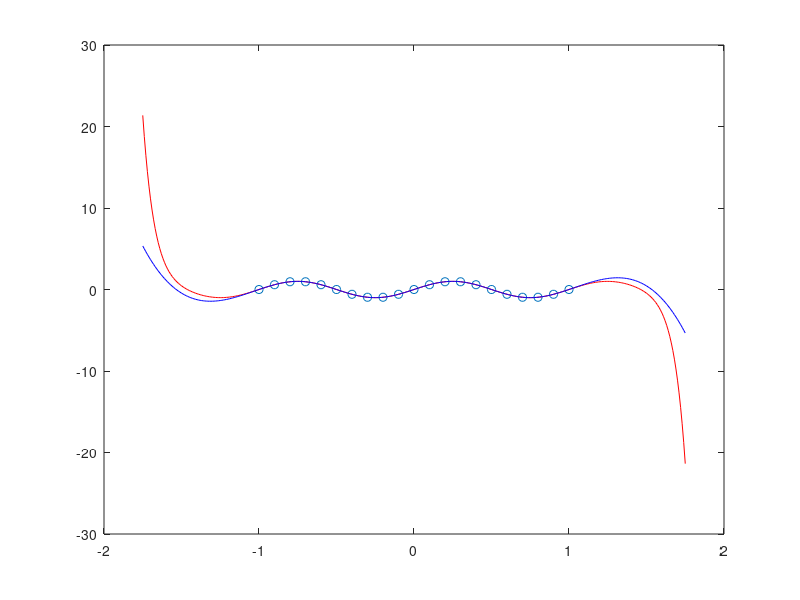

MATLAB code for this plot:
x = (-10:10) / 10;
y = sin(2*pi*x);
t = (-175:175) / 100;

# Lagrange polynomial
lc = polyfit(x,y,20);
li = polyval(lc,t);

# Cubic spline
sc = spline(x,y);
si = ppval(sc,t);

hold off;
plot(x,y,'o');
hold on;
plot(t,li,'r');
plot(t,si,'b');
hold off;
